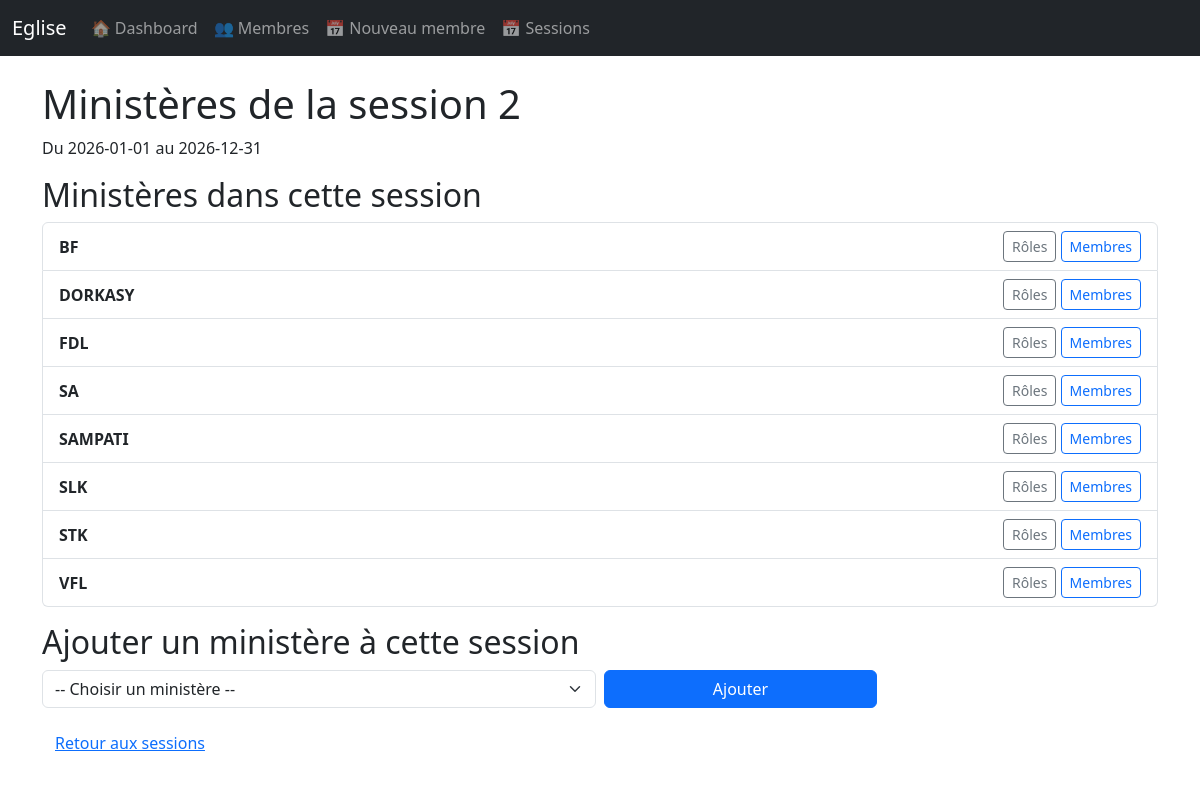
/sessions/2/ministeres, run on the app's committed database.
### app.py (models this page shows)
class Session(db.Model):
    id = db.Column(db.Integer, primary_key=True)
    date_debut = db.Column(db.Date, nullable=False)
    date_fin = db.Column(db.Date, nullable=False)
    active = db.Column(db.Boolean, default=True)
    est_cloture = db.Column(db.Boolean, default=False)
    inscriptions = db.relationship('InscriptionSession', back_populates='session')
    ministeres = db.relationship('SessionMinistere', back_populates='session')

class SessionMinistere(db.Model):
    id = db.Column(db.Integer, primary_key=True)
    session_id = db.Column(db.Integer, db.ForeignKey('session.id'), nullable=False)
    ministere_id = db.Column(db.Integer, db.ForeignKey('ministere.id'), nullable=False)
    session = db.relationship('Session', back_populates='ministeres')
    ministere = db.relationship('Ministere', back_populates='sessions')
    roles = db.relationship('SessionMinistereRole', back_populates='session_ministere')
    membres = db.relationship('SessionMinistereMembre', back_populates='session_ministere')

class Ministere(db.Model):
    id = db.Column(db.Integer, primary_key=True)
    nom = db.Column(db.String(100), nullable=False)
    sessions = db.relationship('SessionMinistere', back_populates='ministere')

### app.py (the view, shortened to what this page needs)
@app.route('/sessions/<int:session_id>/ministeres', methods=['GET', 'POST'])
def session_ministeres(session_id):
    session = Session.query.get_or_404(session_id)
    session_ministeres = SessionMinistere.query.filter_by(session_id=session_id).all()
    tous_ministeres = Ministere.query.order_by(Ministere.nom).all()
    return render_template(
        'session_ministeres.html',
        session=session,
        session_ministeres=session_ministeres,
        tous_ministeres=tous_ministeres
    )

### app.py (called while the page is built)
@app.context_processor
def utility_processor():
    def url_for_other_page(page):
        """
        Construit l'URL pour une autre page de pagination en conservant :
        - les paramètres de chemin (ex: session_id)
        - les paramètres GET (filtres)
        """
        args = {}
        if request.view_args:
            args.update(request.view_args)          # ex: session_id
        args.update(request.args.to_dict())         # filtres actuels
        args['page'] = page
        return url_for(request.endpoint, **args)
    return dict(url_for_other_page=url_for_other_page)

### templates/session_ministeres.html (shortened to what this page needs)
{% extends "base.html" %}
{% block content %}
  <h1>Ministères de la session {{ session.id }}</h1>
  <p>Du {{ session.date_debut }} au {{ session.date_fin }}</p>
  <h2>Ministères dans cette session</h2>
  <ul class="list-group mb-3">
    {% for sm in session_ministeres %}
      <li class="list-group-item d-flex justify-content-between align-items-center">
        <div>
          <strong>{{ sm.ministere.nom }}</strong>
        </div>
        <div>
          <a href="{{ url_for('session_ministere_roles', session_id=session.id, session_ministere_id=sm.id) }}" class="btn btn-sm btn-outline-secondary">Rôles</a>
          <a href="{{ url_for('session_ministere_membres', session_id=session.id, session_ministere_id=sm.id) }}" class="btn btn-sm btn-outline-primary">Membres</a>
        </div>
      </li>
    {% else %}
      <li class="list-group-item">Aucun ministère défini pour cette session.</li>
    {% endfor %}
  </ul>
  <h2>Ajouter un ministère à cette session</h2>
  <form method="post" class="row g-2 mb-3">
    <div class="col-md-6">
      <select name="ministere_id" class="form-select" required>
        <option value="">-- Choisir un ministère --</option>
      </select>
    </div>
    <div class="col-md-3">
      <button type="submit" class="btn btn-primary w-100">Ajouter</button>
    </div>
  </form>
  <a href="{{ url_for('sessions_liste') }}" class="btn btn-link">Retour aux sessions</a>
</div>
<link href="https://cdn.jsdelivr.net/npm/bootstrap@5.3.3/dist/css/bootstrap.min.css" rel="stylesheet">
{% endblock %}

### data on the page
SessionMinistere: ministere.nom "BF"
SessionMinistere: ministere.nom "DORKASY"
SessionMinistere: ministere.nom "FDL"
SessionMinistere: ministere.nom "SA"
SessionMinistere: ministere.nom "SAMPATI"
SessionMinistere: ministere.nom "SLK"
SessionMinistere: ministere.nom "STK"
SessionMinistere: ministere.nom "VFL"

### other printed values
{{ session.id }} "2"
{{ session.date_debut }} "2026-01-01"
{{ session.date_fin }} "2026-12-31"
